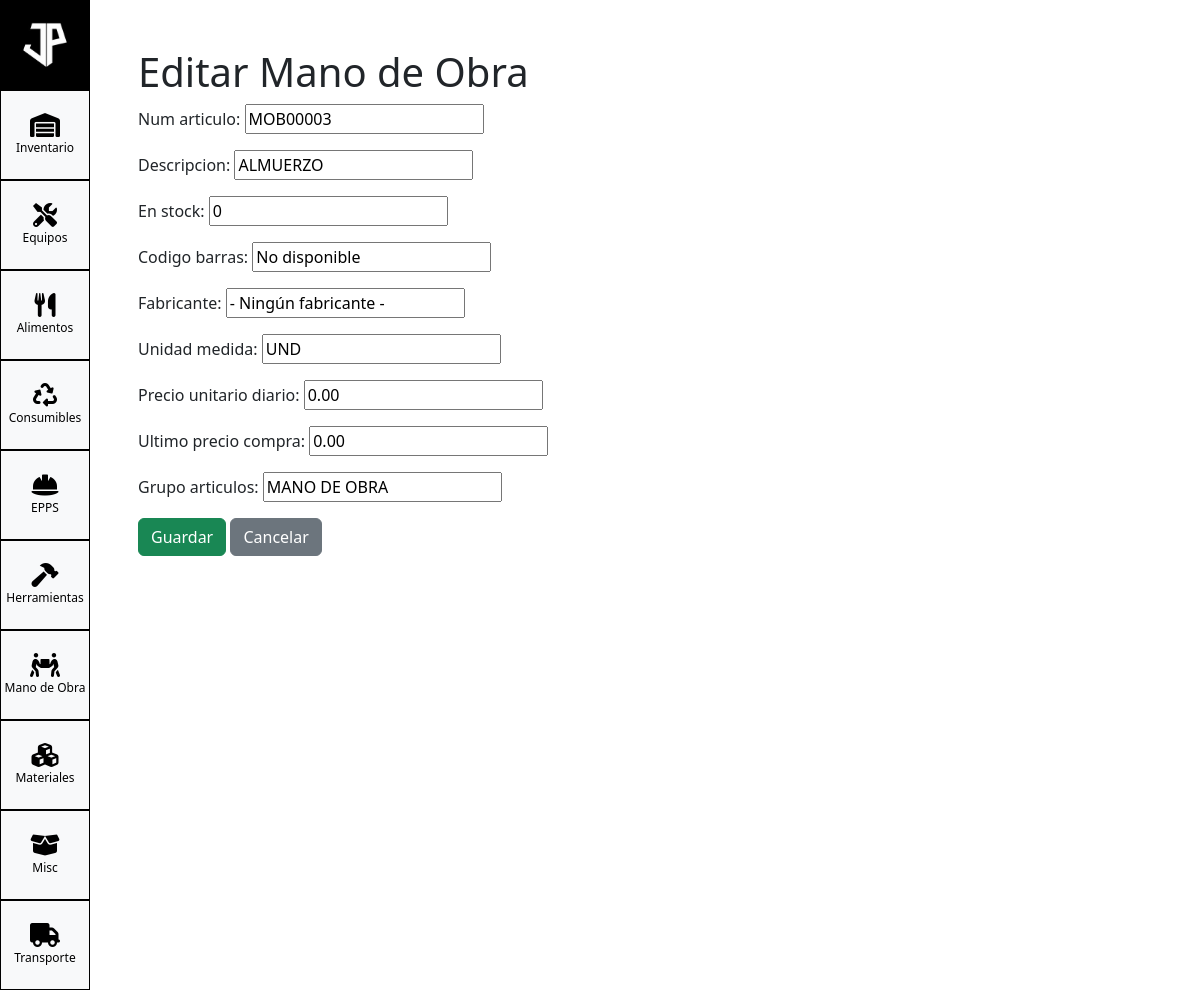
/inventory/inventario/mano_de_obra/1/editar/, run on the app's committed database.
### inventory/models.py (models this page shows, shortened)
class BaseInventario(models.Model):
    num_articulo = models.CharField(max_length=50)
    descripcion = models.CharField(max_length=255)
    en_stock = models.IntegerField(default=0)
    codigo_barras = models.CharField(max_length=100, blank=True, default='')
    grupo_articulos = models.CharField(max_length=100, default='MISC')
    fabricante = models.CharField(max_length=100, blank=True, default='')
    unidad_medida = models.CharField(max_length=50, blank=True, default='')
    precio_unitario_diario = models.DecimalField(max_digits=10, decimal_places=2, default=0)
    ultimo_precio_compra = models.DecimalField(max_digits=10, decimal_places=2, default=0)
    class Meta:
        abstract = True

class ManoDeObra(BaseInventario):
    grupo_articulos = models.CharField(max_length=100, default='MANODEOBRA')

### inventory/views/mano_de_obra.py (the view)
# urls.py: path('inventario/mano_de_obra/<int:pk>/editar/', ManoDeObraUpdateView.as_view(), name='mano_de_obra-update'),
class ManoDeObraUpdateView(UpdateView):
    model = ManoDeObra
    template_name = 'manodeobra/mano_de_obra_form.html'  # Cambia esto cuando tengas las plantillas
    fields = '__all__'
    success_url = reverse_lazy('mano_de_obra-list')

### inventory/templates/manodeobra/mano_de_obra_form.html (shortened to what this page needs)
{% extends "base_inventario.html" %}
{% block content %}
<div class="container">
    <h1>{{ form.instance.pk|yesno:"Editar,Crear" }} Mano de Obra</h1>
    <form method="post">
        {{ form.as_p }}
        <button type="submit" class="btn btn-success">Guardar</button>
        <a href="{% url 'mano_de_obra-list' %}" class="btn btn-secondary">Cancelar</a>
    </form>
</div>
{% endblock %}

### static/css/custom.css (style rules this page uses)
body, html { height: 100%; margin: 0; padding: 0; }

### data on the page
ManoDeObra: instance.pk "Editar", num_articulo "MOB00003", descripcion "ALMUERZO", en_stock "0", codigo_barras "No disponible", fabricante "- Ningún fabricante -", unidad_medida "UND", precio_unitario_diario "0.00", ultimo_precio_compra "0.00", grupo_articulos "MANO DE OBRA"
